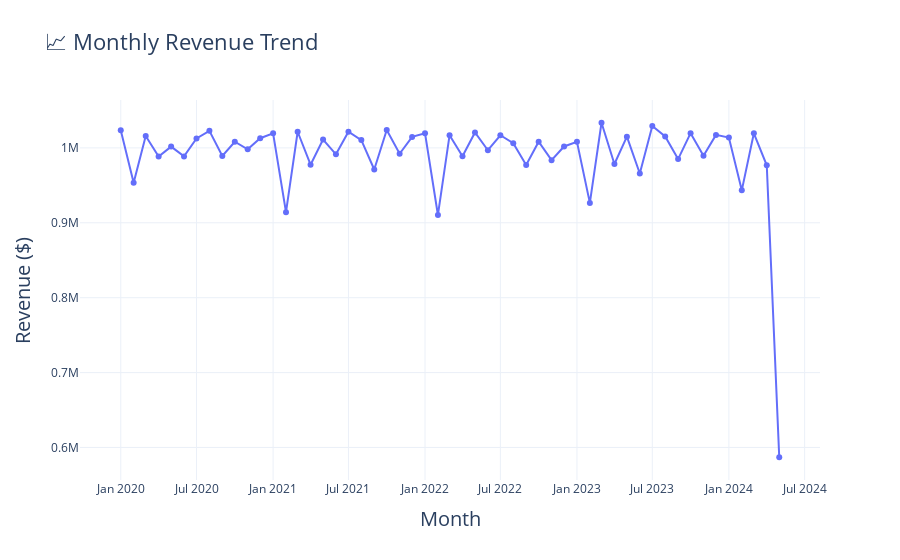
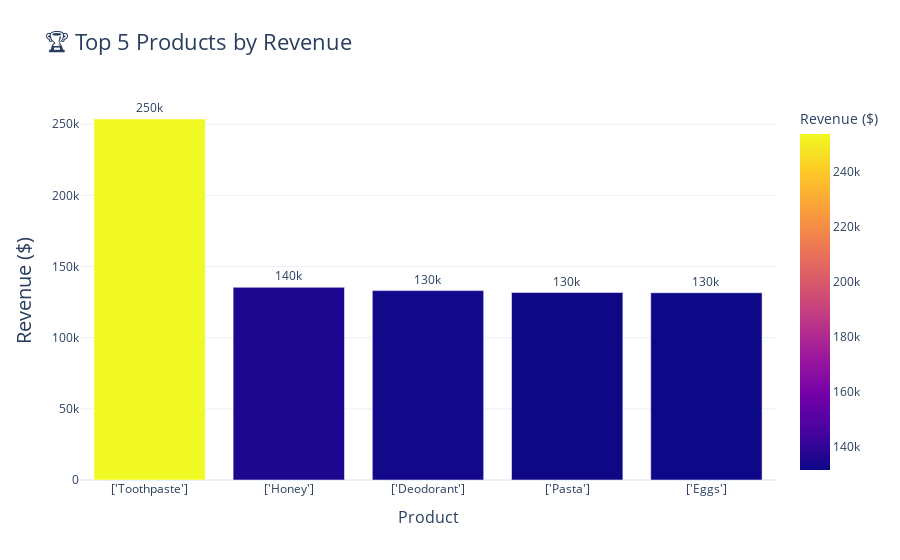
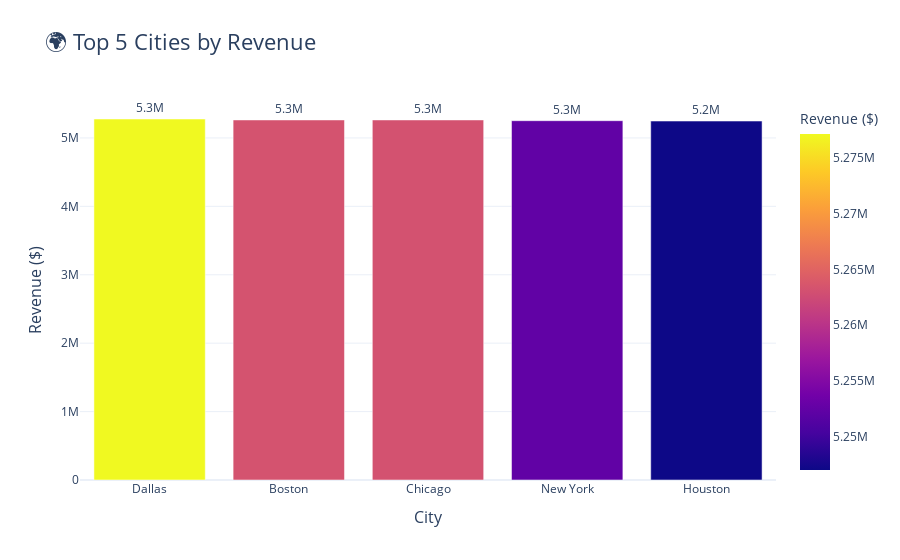

The notebook cell saved with these charts, in order:
### Code cell
import plotly.express as px

# ----- Improved Visualization 1: Monthly Revenue Trend -----
fig1 = px.line(
    revenue_by_month.reset_index(),
    x="year_month",
    y="revenue",
    markers=True,
    title="📈 Monthly Revenue Trend",
    labels={"year_month": "Month", "revenue": "Revenue ($)"}
)

fig1.update_layout(
    title_font_size=22,
    xaxis_title_font_size=20,
    yaxis_title_font_size=20,
    template="plotly_white"
)
fig1.show()


# ----- Improved Visualization 2: Top 5 Products By Revenue -----
fig2 = px.bar(
    revenue_by_product.reset_index(),
    x="product",
    y="revenue",
    title="🏆 Top 5 Products by Revenue",
    labels={"product": "Product", "revenue": "Revenue ($)"},
    color="revenue",
    text="revenue"
)

fig2.update_traces(texttemplate='%{text:.2s}', textposition='outside')
fig2.update_layout(
    title_font_size=22,
    xaxis_title_font_size=16,
    yaxis_title_font_size=20,
    template="plotly_white",
    uniformtext_minsize=12,
    uniformtext_mode='hide'
)
fig2.show()

# ----- Improved Visualization 3: Top 5 Cities by Revenue -----
if revenue_by_city is not None:
    fig3 = px.bar(
        revenue_by_city.reset_index(),
        x="city",
        y="revenue",
        title="🌍 Top 5 Cities by Revenue",
        labels={"city": "City", "revenue": "Revenue ($)"},
        color="revenue",
        text="revenue"
    )

    fig3.update_traces(texttemplate='%{text:.2s}', textposition='outside')
    fig3.update_layout(
        title_font_size=22,
        xaxis_title_font_size=16,
        yaxis_title_font_size=16,
        template="plotly_white",
        uniformtext_minsize=12,
        uniformtext_mode='hide'
    )

    fig3.show()
else:
    print("No city column found — skipping city chart.")

### Figure 1 — Plotly figure (JSON) as saved in the notebook; plotly's stock layout.template omitted (floating-point values rounded to 4 significant figures)
{"data": [{"hovertemplate": "Month=%{x}<br>Revenue ($)=%{y}<extra></extra>", "legendgroup": "", "line": {"color": "#636efa", "dash": "solid"}, "marker": {"symbol": "circle"}, "mode": "lines+markers", "name": "", "orientation": "v", "showlegend": false, "type": "scatter", "x": ["2020-01", "2020-02", "2020-03", "2020-04", "2020-05", "2020-06", "2020-07", "2020-08", "2020-09", "2020-10", "2020-11", "2020-12", "2021-01", "2021-02", "2021-03", "2021-04", "2021-05", "2021-06", "2021-07", "2021-08", "2021-09", "2021-10", "2021-11", "2021-12", "2022-01", "2022-02", "2022-03", "2022-04", "2022-05", "2022-06", "2022-07", "2022-08", "2022-09", "2022-10", "2022-11", "2022-12", "2023-01", "2023-02", "2023-03", "2023-04", "2023-05", "2023-06", "2023-07", "2023-08", "2023-09", "2023-10", "2023-11", "2023-12", "2024-01", "2024-02", "2024-03", "2024-04", "2024-05"], "xaxis": "x", "y": [1024000.0, 953500.0, 1016000.0, 988500.0, 1002000.0, 988600.0, 1013000.0, 1023000.0, 989200.0, 1008000.0, 998100.0, 1013000.0, 1019000.0, 914100.0, 1022000.0, 977500.0, 1011000.0, 991400.0, 1022000.0, 1010000.0, 971100.0, 1024000.0, 992100.0, 1015000.0, 1019000.0, 910400.0, 1017000.0, 988888, 1020629, 996900.0, 1017000.0, 1006000.0, 977100.0, 1008000.0, 983600.0, 1002000.0, 1008000.0, 926500.0, 1034000.0, 978500.0, 1015000.0, 965800.0, 1029000.0, 1015000.0, 985000.0, 1020000.0, 989600.0, 1017000.0, 1014000.0, 943300.0, 1019000.0, 976700.0, 587000.0], "yaxis": "y"}], "layout": {"autosize": true, "legend": {"tracegroupgap": 0}, "title": {"font": {"size": 22}, "text": "📈 Monthly Revenue Trend"}, "xaxis": {"anchor": "y", "autorange": true, "domain": [0, 1], "range": ["2019-09-27 09:34:20.9337", "2024-08-04 14:25:39.0663"], "title": {"font": {"size": 20}, "text": "Month"}, "type": "date"}, "yaxis": {"anchor": "x", "autorange": true, "domain": [0, 1], "range": [550100.0, 1070000.0], "title": {"font": {"size": 20}, "text": "Revenue ($)"}, "type": "linear"}}}

### Figure 2 — Plotly figure (JSON) as saved in the notebook; plotly's stock layout.template omitted (floating-point values rounded to 4 significant figures)
{"data": [{"alignmentgroup": "True", "hovertemplate": "Product=%{x}<br>Revenue ($)=%{marker.color}<extra></extra>", "legendgroup": "", "marker": {"color": [253700.0, 135400.0, 133100.0, 131800.0, 131600.0], "coloraxis": "coloraxis", "pattern": {"shape": ""}}, "name": "", "offsetgroup": "", "orientation": "v", "showlegend": false, "text": [253700.0, 135400.0, 133100.0, 131800.0, 131600.0], "textposition": "outside", "texttemplate": "%{text:.2s}", "type": "bar", "x": ["['Toothpaste']", "['Honey']", "['Deodorant']", "['Pasta']", "['Eggs']"], "xaxis": "x", "y": [253700.0, 135400.0, 133100.0, 131800.0, 131600.0], "yaxis": "y"}], "layout": {"autosize": true, "barmode": "relative", "coloraxis": {"colorbar": {"title": {"text": "Revenue ($)"}}, "colorscale": [[0, "#0d0887"], [0.1111, "#46039f"], [0.2222, "#7201a8"], [0.3333, "#9c179e"], [0.4444, "#bd3786"], [0.5556, "#d8576b"], [0.6667, "#ed7953"], [0.7778, "#fb9f3a"], [0.8889, "#fdca26"], [1, "#f0f921"]]}, "legend": {"tracegroupgap": 0}, "title": {"font": {"size": 22}, "text": "🏆 Top 5 Products by Revenue"}, "uniformtext": {"minsize": 12, "mode": "hide"}, "xaxis": {"anchor": "y", "autorange": true, "domain": [0, 1], "range": [-0.5, 4.5], "title": {"font": {"size": 16}, "text": "Product"}, "type": "category"}, "yaxis": {"anchor": "x", "autorange": true, "domain": [0, 1], "range": [0, 267000.0], "title": {"font": {"size": 20}, "text": "Revenue ($)"}, "type": "linear"}}}

### Figure 3 — Plotly figure (JSON) as saved in the notebook; plotly's stock layout.template omitted (floating-point values rounded to 4 significant figures)
{"data": [{"alignmentgroup": "True", "hovertemplate": "City=%{x}<br>Revenue ($)=%{marker.color}<extra></extra>", "legendgroup": "", "marker": {"color": [5277000.0, 5263000.0, 5263000.0, 5252000.0, 5247000.0], "coloraxis": "coloraxis", "pattern": {"shape": ""}}, "name": "", "offsetgroup": "", "orientation": "v", "showlegend": false, "text": [5277000.0, 5263000.0, 5263000.0, 5252000.0, 5247000.0], "textposition": "outside", "texttemplate": "%{text:.2s}", "type": "bar", "x": ["Dallas", "Boston", "Chicago", "New York", "Houston"], "xaxis": "x", "y": [5277000.0, 5263000.0, 5263000.0, 5252000.0, 5247000.0], "yaxis": "y"}], "layout": {"autosize": true, "barmode": "relative", "coloraxis": {"colorbar": {"title": {"text": "Revenue ($)"}}, "colorscale": [[0, "#0d0887"], [0.1111, "#46039f"], [0.2222, "#7201a8"], [0.3333, "#9c179e"], [0.4444, "#bd3786"], [0.5556, "#d8576b"], [0.6667, "#ed7953"], [0.7778, "#fb9f3a"], [0.8889, "#fdca26"], [1, "#f0f921"]]}, "legend": {"tracegroupgap": 0}, "title": {"font": {"size": 22}, "text": "🌍 Top 5 Cities by Revenue"}, "uniformtext": {"minsize": 12, "mode": "hide"}, "xaxis": {"anchor": "y", "autorange": true, "domain": [0, 1], "range": [-0.5, 4.5], "title": {"font": {"size": 16}, "text": "City"}, "type": "category"}, "yaxis": {"anchor": "x", "autorange": true, "domain": [0, 1], "range": [0, 5555000.0], "title": {"font": {"size": 16}, "text": "Revenue ($)"}, "type": "linear"}}}
